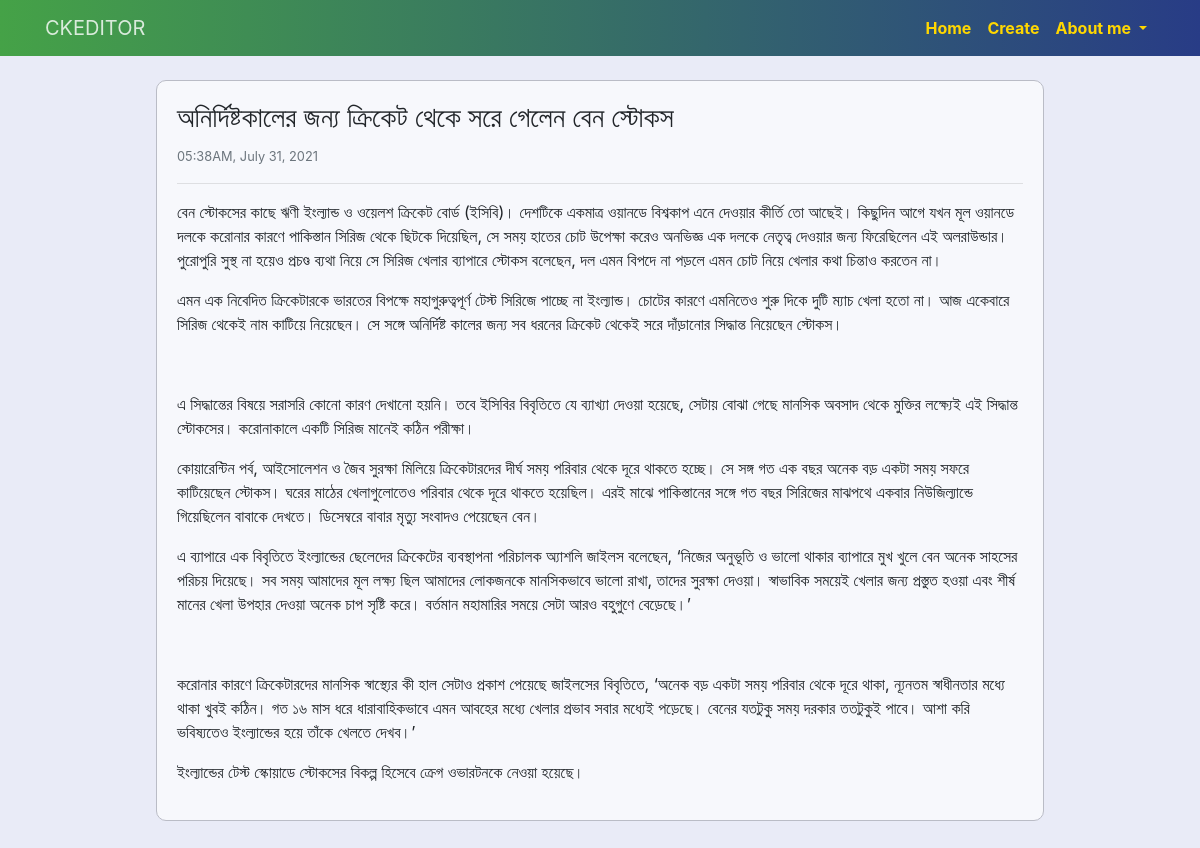
Screenshot of /3/ with the database file from the repository.
### baseapp/models.py (models this page shows, shortened)
class CreatePost(models.Model):
    title = models.CharField(max_length=200)
    description = RichTextField()
    pub_date = models.DateTimeField(auto_now_add=True)

### baseapp/views.py (the view)
# urls.py: path('<int:pk>/', PostDetailView.as_view(), name='details'),
class PostDetailView(DetailView):
    model = CreatePost

### baseapp/templates/baseapp/createpost_detail.html (shortened to what this page needs)
{% extends "baseapp/base.html" %}
{% load static %}
{% block content %}
<div class="container" style="margin-top: 1.5rem;">
    <div class="d-flex justify-content-center">
        <div class="post-block" style="margin-bottom: 40px; padding:20px;">
            <h3>{{object.title}}</h3>
            <small class="text-muted">{{ object.pub_date|date:"h:iA, F j, Y" }}</small>
            <hr>
            <p class="card-text">{{object.description|safe}}</p>
        </div>
    </div>
</div>
{% endblock %}

### static/css/main.css (style rules this page uses)
body { background-color: #E9EBF7 !important; margin: 0; padding: 0; height: 100%; }
.post-block { width: 80%; }
.post-block, .no-post-block { background-color: #f7f8fc; padding: 20px 15px; border-radius: 10px; border: 1px solid #babcc6; }

### rows the page displays
CreatePost: title "অনির্দিষ্টকালের জন্য ক্রিকেট থেকে সরে গেলেন বেন স্টোকস", pub_date "05:38AM, July 31, 2021", description "বেন স্টোকসের কাছে ঋণী ইংল্যান্ড ও ওয়েলশ ক্রিকেট বোর্ড (ইসিবি)। দেশটিকে একমাত্র ওয়ানডে বিশ্বকাপ এনে দেওয়ার কীর্তি তো আছেই। কিছুদিন আগে যখন মূল ওয়ানডে দলকে করোনার কারণে পাকিস্তান সিরিজ থেকে ছিটকে দিয়েছিল, সে সময় হাতের চোট উপেক্ষা করেও অনভিজ্ঞ এক দলকে নেতৃত্ব দেওয়ার জন্য ফিরেছিলেন এই অলরাউন্ডার। পুরোপুরি সুস্থ না হয়েও প্রচণ্ড ব্যথা নিয়ে সে সিরিজ খেলার ব্যাপারে স্টোকস বলেছেন, দল এমন বিপদে না পড়লে এমন চোট নিয়ে খেলার কথা চিন্তাও করতেন না। এমন এক নিবেদিত ক্রিকেটারকে ভারতের বিপক্ষে মহাগুরুত্বপূর্ণ টেস্ট সিরিজে পাচ্ছে না ইংল্যান্ড। চোটের কারণে এমনিতেও শুরু দিকে দুটি ম্যাচ খেলা হতো না। আজ একেবারে সিরিজ থেকেই নাম কাটিয়ে নিয়েছেন। সে সঙ্গে অনির্দিষ্ট কালের জন্য সব ধরনের ক্রিকেট থেকেই সরে দাঁড়ানোর…"
